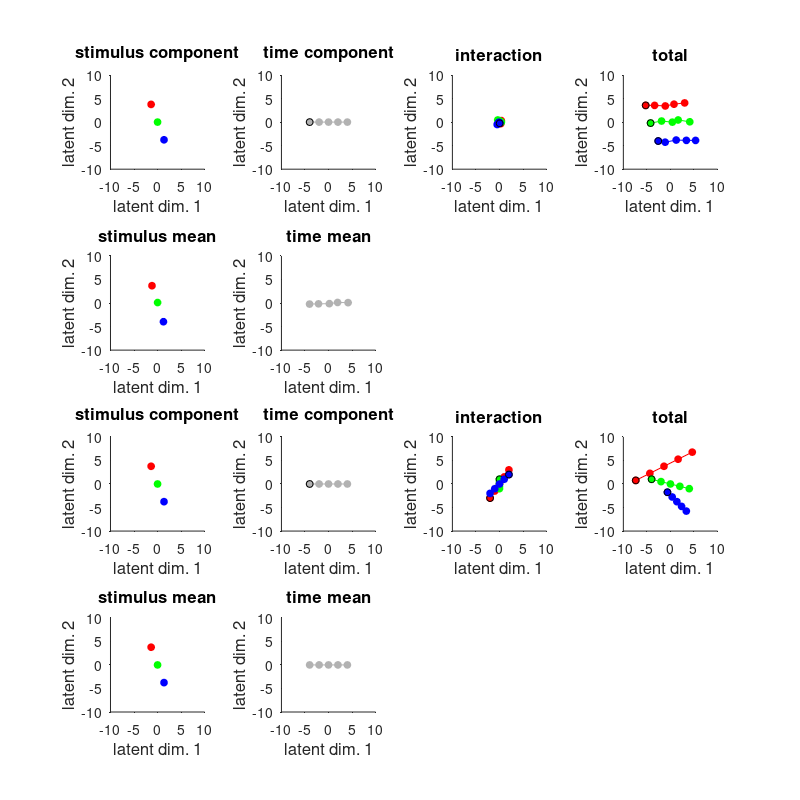

Recreate this plot in MATLAB. (Note: this script raises an error after producing the figure.)


figDir = 'tex/figs_src';
mkdir(figDir);

saveResults = false;
useFigureComposer =  true;
if(useFigureComposer)
    addpath ~/FigureComposer/matlab %saves our figures using FigureComposer/DataNav format
end

% stimPoints = [1 5;
%               8 -2;
%               -3 -6];
stimPoints = [0  4;
              0   0;
              0 -4];
          
stimPoints(:,1) = 1;
          

theta =-20;
Mr = [cosd(theta) sind(theta); -sind(theta) cosd(theta)];
stimPoints = (Mr*stimPoints')';

stimPoints = stimPoints-mean(stimPoints,1);
          

timePoints = [-4 0;
              -2 0;
              0 0;
              2  0;
              4 0];
timePoints(:,2) = 0;

          
timePoints = timePoints-mean(timePoints,1);
          
rng(12122018);
NN = randn(15,2,2)*0.25;

% NN(1:5,:,2) = [-5 0;
%                -3 0;
%                 0 0;
%                 3 0;
%                 5 0];
% NN(6:10,:,2) = [1 -6;
%                0.5 -3;
%                 0 0;
%                 -0.5 3;
%                 -1 6];0
% NN(11:15,:,2) = [-0.5 2;
%                -0.25 1;
%                 0 0;
%                 0.25 -1;
%                 0.5 -2];
NN(1:5  ,:,2) = [-2    -3;
                 -1   -1.5;
                 0     0;
                  1   1.5;
                  2   3];
NN(11:15 ,:,2) = [ 2    2;
                   1  1;
                  0    0 ;
                  -1  -1;
                  -2  -2];
NN(6:10 ,:,2) = -(NN(1:5  ,:,2) + NN(11:15,:,2));
            
            
% NN(1:5,:,2) = -[5 -5;
%                3 -3;
%                0 0;
%                -3 3;
%                -5 5];
% NN(6:10,1,2) = -NN(1:5,1,2);
% NN(6:10,2,2) = -NN(1:5,2,2);
% NN(11:15,:,2) = [0 0;
%                0 0;
%                 0 0;
%                 0.0 0;
%                 0.0 0];

ccs = [1 0 0;
       0 1 0;
       0 0 1];
          
ms = 5;
lw  = 1.5;
lw2 = 1;

fontSize_axis = 10;
fontSize_label = 12;
fontSize_title = 12;


NR = 4;
NC = 4;
          
figure(1);
clf
for ff = 1:2
    subplot(NR,NC,1+(ff-1)*NC*2)
    hold on
    for ii = 1:3
        plot(stimPoints(ii,1),stimPoints(ii,2),'o','MarkerFaceColor',ccs(ii,:),'Color',ccs(ii,:),'MarkerSize',ms);
    end

    set(gca,'TickDir','out','box','off','FontSize',fontSize_axis);

    xlim([-10 10]);
    ylim([-10 10]);
    xlabel('latent dim. 1','FontSize',fontSize_label);
    ylabel('latent dim. 2','FontSize',fontSize_label);
    title('stimulus component','fontSize',fontSize_title);
    axis square
    hold off


    subplot(NR,NC,2+(ff-1)*NC*2)
    hold on
    plot(timePoints(:,1),timePoints(:,2),'o-','MarkerFaceColor',[0.7 0.7 0.7],'Color',[0.7 0.7 0.7],'MarkerSize',ms);
    plot(timePoints(1,1),timePoints(1,2),'o-','Color',[0.7 0.7 0.7]*0,'MarkerSize',ms);

    set(gca,'TickDir','out','box','off','FontSize',fontSize_axis);

    xlim([-10 10]);
    ylim([-10 10]);
    xlabel('latent dim. 1','FontSize',fontSize_label);
    ylabel('latent dim. 2','FontSize',fontSize_label);
    title('time component','fontSize',fontSize_title);
    axis square
    hold off

    subplot(NR,NC,3+(ff-1)*NC*2);
    hold on

    for ii = 1:3
        tts  = (1:5) + (ii-1)*5;
        plot(NN(tts,1,ff),NN(tts,2,ff),'o-','MarkerFaceColor',ccs(ii,:),'Color',ccs(ii,:),'MarkerSize',ms);
        plot(NN(tts(1),1,ff),NN(tts(1),2,ff),'o-','MarkerFaceColor',ccs(ii,:),'Color',[0 0 0],'MarkerSize',ms);
    end
    set(gca,'TickDir','out','box','off','FontSize',fontSize_axis);

    xlim([-10 10]);
    ylim([-10 10]);
    xlabel('latent dim. 1','FontSize',fontSize_label);
    ylabel('latent dim. 2','FontSize',fontSize_label);
    title('interaction','fontSize',fontSize_title);
    axis square
    hold off

    subplot(NR,NC,4+(ff-1)*NC*2)
    hold on

    pps = nan(5,2,3);
    
    for ii = 1:3
        tts  = (1:5) + (ii-1)*5;
        timePoints_c = timePoints;
        
        pps(:,:,ii) = [NN(tts,1,ff)+stimPoints(ii,1) + timePoints_c(:,1), NN(tts,2,ff)+stimPoints(ii,2) + timePoints_c(:,2)]; 
        plot(pps(:,1,ii),pps(:,2,ii),'o-','MarkerFaceColor',ccs(ii,:),'Color',ccs(ii,:),'MarkerSize',ms);
        plot(pps(1,1,ii),pps(1,2,ii),'o-','MarkerFaceColor',ccs(ii,:),'Color',[0 0 0],'MarkerSize',ms);
    end
    set(gca,'TickDir','out','box','off','FontSize',fontSize_axis);

    xlim([-10 10]);
    ylim([-10 10]);
    xlabel('latent dim. 1','FontSize',fontSize_label);
    ylabel('latent dim. 2','FontSize',fontSize_label);
    title('total','fontSize',fontSize_title);
    axis square
    hold off
    
    
    subplot(NR,NC,5+(ff-1)*NC*2)
    hold on

    
    for ii = 1:3
        plot(mean(pps(:,1,ii)),mean(pps(:,2,ii)),'o','MarkerFaceColor',ccs(ii,:),'Color',ccs(ii,:),'MarkerSize',ms);
    end
    
    
    set(gca,'TickDir','out','box','off','FontSize',fontSize_axis);

    xlim([-10 10]);
    ylim([-10 10]);
    xlabel('latent dim. 1','FontSize',fontSize_label);
    ylabel('latent dim. 2','FontSize',fontSize_label);
    title('stimulus mean','fontSize',fontSize_title);
    axis square
    hold off

    subplot(NR,NC,6+(ff-1)*NC*2)
    hold on

    
    plot(mean(pps(:,1,:),3),mean(pps(:,2,:),3),'o-','MarkerFaceColor',[0.7 0.7 0.7],'Color',[0.7 0.7 0.7],'MarkerSize',ms);

    
    
    set(gca,'TickDir','out','box','off','FontSize',fontSize_axis);

    xlim([-10 10]);
    ylim([-10 10]);
    xlabel('latent dim. 1','FontSize',fontSize_label);
    ylabel('latent dim. 2','FontSize',fontSize_label);
    title('time mean','fontSize',fontSize_title);
    axis square
    hold off
end
plotSize = 2;
set(gcf,'PaperSize',[NC NR]*plotSize,'PaperPosition',[0 0 NC NR]*plotSize);
if(saveResults)
    if(useFigureComposer)
        matfig2fyp(gcf,sprintf('%s/cartoon_rough.fyp',figDir));
    else
        saveas(gcf,sprintf('%s/cartoon_rough.eps',figDir),'epsc');
    end
end
%%

X_gamma = nan(15,2,3);
X_gamma(:,:,1) = [repmat(stimPoints(1,:),5,1);
                  repmat(stimPoints(2,:),5,1);
                  repmat(stimPoints(3,:),5,1)];
X_gamma(:,:,2) = repmat(timePoints,3,1);
X_gamma(:,:,3) = NN(:,:,2);

Xs = sum(X_gamma,3);

lambda_k = 1e-6;
lengthScale = 5;

aa = -10:0.1:10;
[xx,yy] = meshgrid(aa,aa);
Xs_star = [xx(:),yy(:)];

[results_kdPCA.X_d,results_kdPCA.X_star_d,results_kdPCA.X_hat_d,results_kdPCA.X_star_hat_d] = kdPCA_sqExp(Xs,X_gamma,lambda_k,lengthScale,Xs_star,1);
%[results_kdPCA.X_d,results_kdPCA.X_star_d,results_kdPCA.X_hat_d,results_kdPCA.X_star_hat_d] = kdPCA_md(Xs,X_gamma,lambda_k,lengthScale,Xs_star,1);

figure(2);
clf
for ii = 1:2
    subplot(1,2,ii);
    C = reshape(results_kdPCA.X_star_d(:,1,ii),[],length(aa));
    
    C = max(C,-5);
    C = min(C, 5);
    hold on
    imagesc(aa,aa,C);
    colorbar;
    
    
    for jj = 1:3
        tts  = (1:5) + (jj-1)*5;
        
        pps = Xs(tts,:); 
        plot(pps(:,1),pps(:,2),'o-','MarkerFaceColor',ccs(jj,:),'Color',ccs(jj,:),'MarkerSize',ms);
        plot(pps(1,1),pps(1,2),'o-','MarkerFaceColor',ccs(jj,:),'Color',[0 0 0],'MarkerSize',ms);
    end
    hold off
    xlim([-10 10]);
    ylim([-10 10]);
    
end